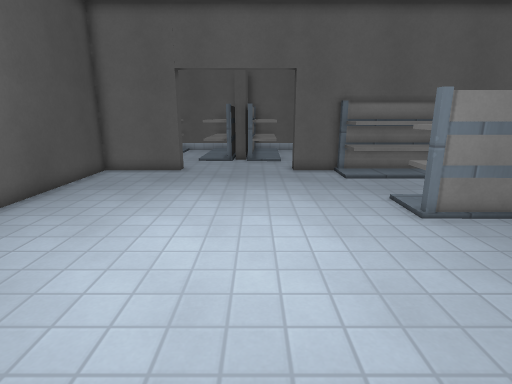
View 1 (above)

19 first-person views from a walk through a 3-D level made in the Godot game engine. The camera is 1.4 m above the floor, tilts 14° down and sees 80° across. The floor is counted in squares, 0.5 m on a side. Each view is taken from the middle of a square. On the plan, view 1 faces up. The plan holds only what a view shows up to about 20 squares ahead; the rest is blank. Surface patterns are stand-ins for the level's own textures.

View 2
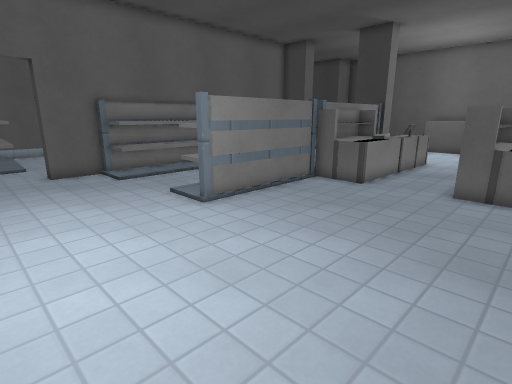

View 3
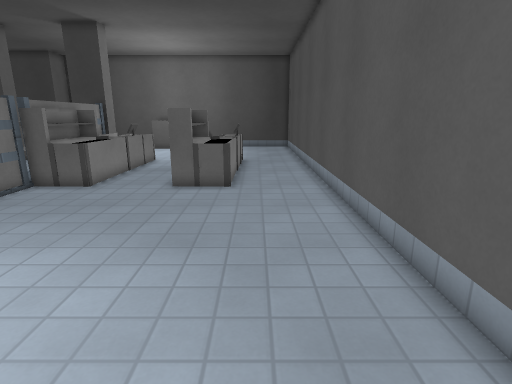

View 4
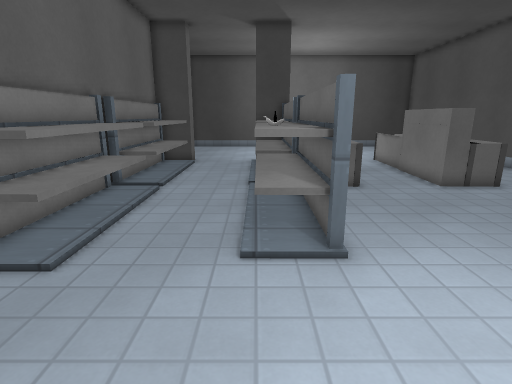

View 5
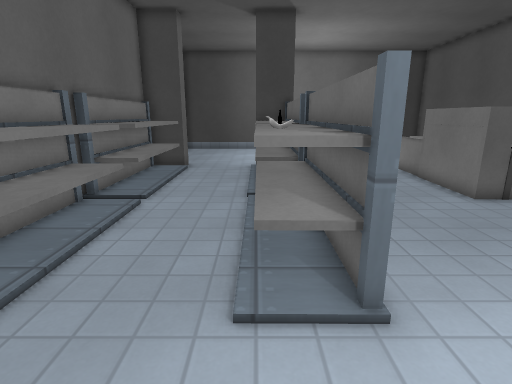

View 6
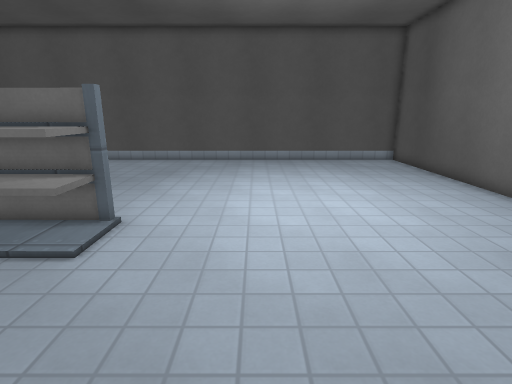

View 7
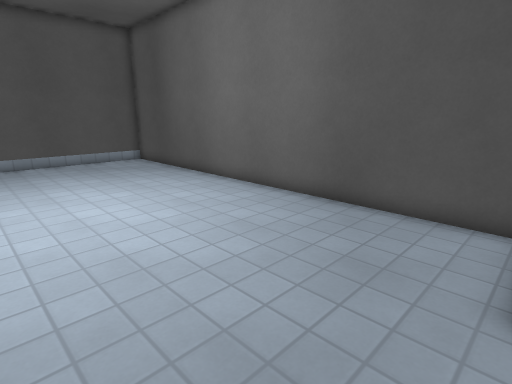

View 8
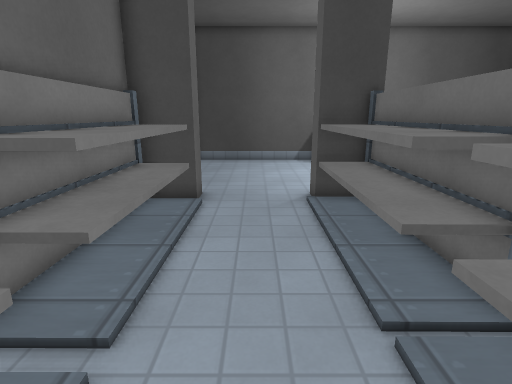

View 9
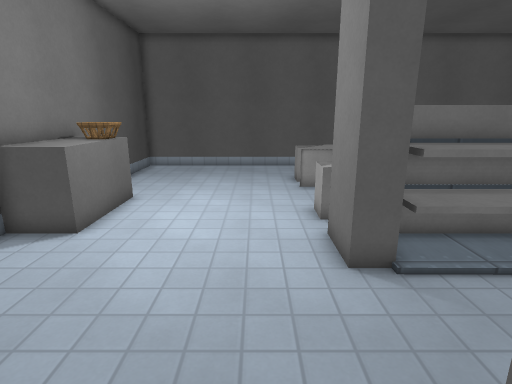

View 10
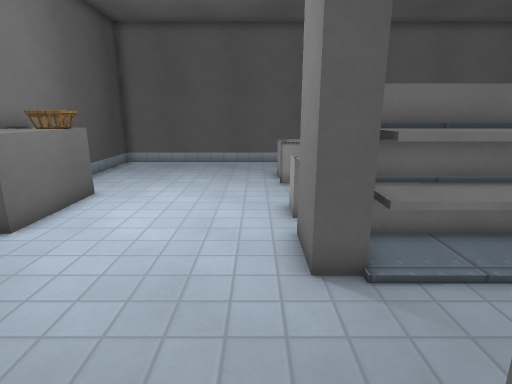

View 11
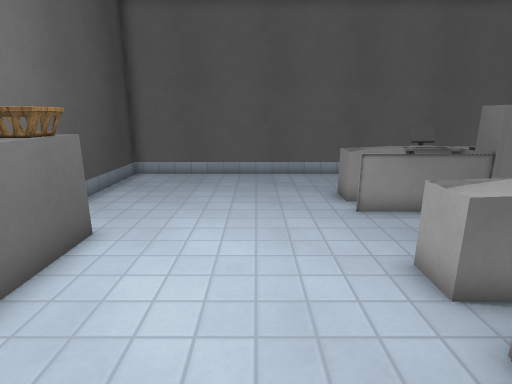

View 12
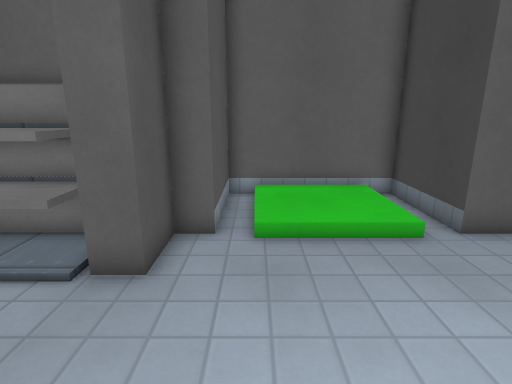

View 13
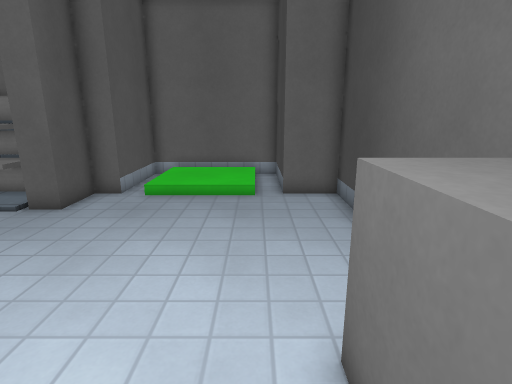

View 14
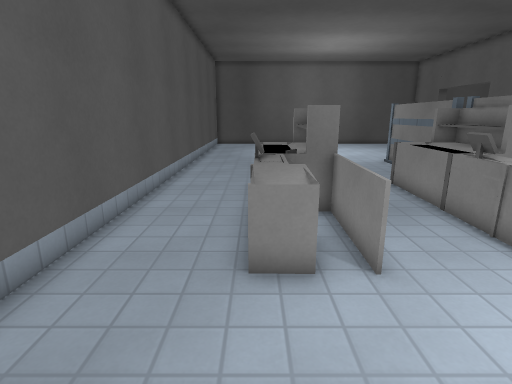

View 15
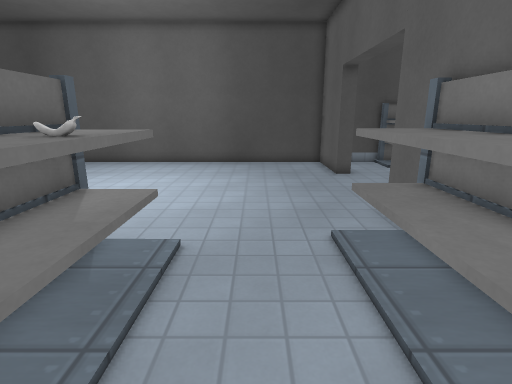

View 16
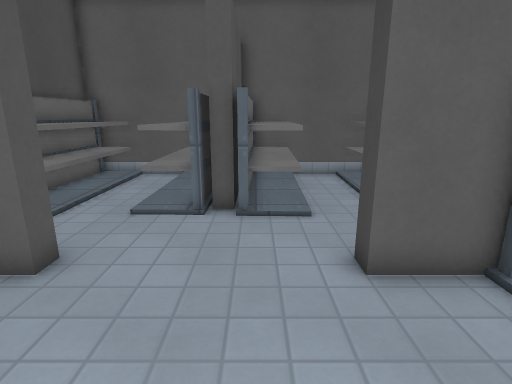

View 17
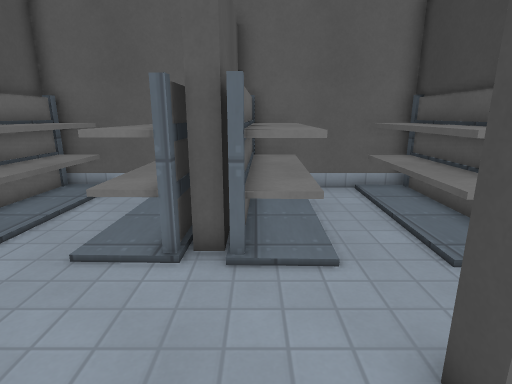

View 18
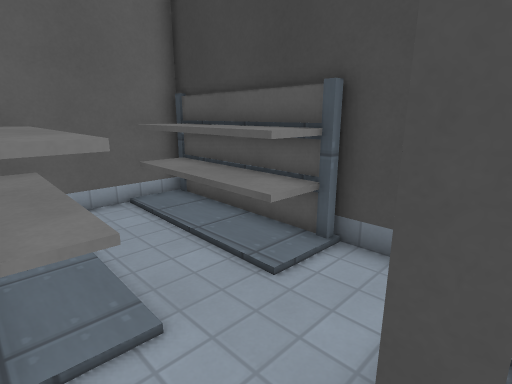

View 19
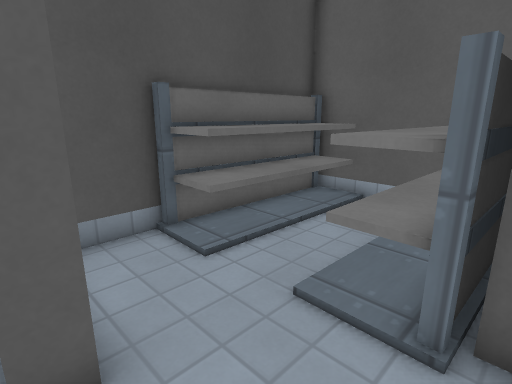

### Floor plan
Key: @ floor where view 1 was taken; # wall or solid block; x gap in a wall; . main floor; : floor 0.25 m higher than the main floor; / step, stairs or slope; = window, fence, low wall or low ledge; ^ raised ledge; S shelf; B banana; C cart.
Columns run from 8 left of view 1 to 28 right of it. Each row starts with its distance up from view 1.
 26 ######  #######
 25 #SS..S  SS..SS#
 24 #SS..S  SS..SS#
 23 #SS..SS SS..SS#
 22 #SS..SS#SS..SS#
 21 #SS..SS#SS..SS#
 20 #SS..SS#SS..SS#             #######
 19 #.............#             #/:::/#
 18 #.............#             #/:::/#
 17 #   #.....#   #             #/:::/#
 16 #####.....###################/:::/###
 15 #............SSSSSS.SSSSSS##........#
 14 #............SSSSSS.SSSSSS##........#
 13 #...................................#
 12 #...................................#
 11 #...................................#
 10 #............SSBSSSSSSSSSS##........#
  9 #............SSBS SSSSSSSS##........#
  8 #............SSSSSSS##SS####......^^^
  7 #..................^^^^^==^x......^^^
  6 #..................^^^^^^^^^......^^^
  5 #.......................  ........C#^
  4 #.................................##^
  3 #...................  ..............#
  2 #..................^^^^^====........#
  1 #..................^^^^^^^^^........#
  0 #.......@..........=^^^^^^^^........#
 -1 #...................................#
 -2 #...................................#
 -3 #...................................#
 -4 #####################################

Positions as (right, up) in squares from view 1, and headings:
1: (0, 0), facing up
2: (-1, 0), facing up-right
3: (-1, -1), facing right
4: (-1, 10), facing right
5: (1, 10), facing right
6: (1, 16), facing down
7: (1, 16), facing down-left
8: (8, 12), facing right
9: (21, 16), facing down
10: (20, 15), facing down
11: (22, 11), facing down
12: (21, 9), facing up
13: (25, 5), facing up
14: (24, 0), facing left
15: (11, 12), facing left
16: (0, 11), facing up
17: (0, 14), facing up
18: (0, 16), facing up-right
19: (-1, 16), facing up-left
